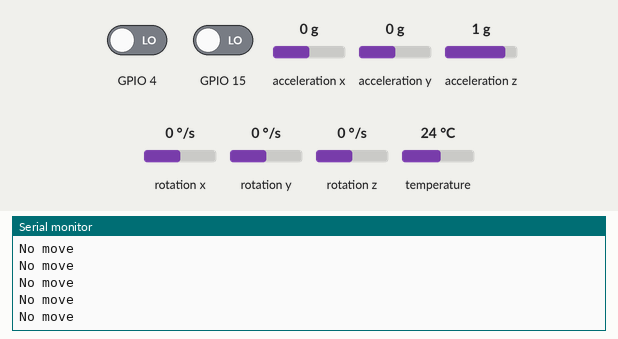
This sketch was run on a simulated ESP32. Parts: the last lines printed to the serial monitor. The test bench sets the inputs (shaded band); at power-on: acceleration x 0 g, GPIO 15 LOW, rotation z 0 °/s, GPIO 4 LOW, acceleration y 0 g, acceleration z 1 g, rotation x 0 °/s, rotation y 0 °/s, temperature 24 °C. USB keyboard and mouse output is not drawn.

Above: at 1.2 s.
1.3 s: acceleration x set to -1.4 g
At 2.2 s:
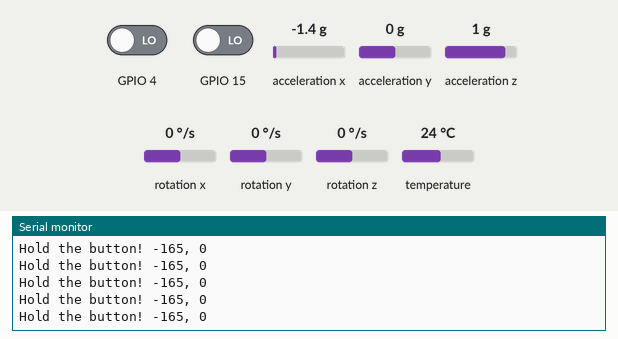
3.2 s: GPIO 15 driven HIGH
At 3.8 s:
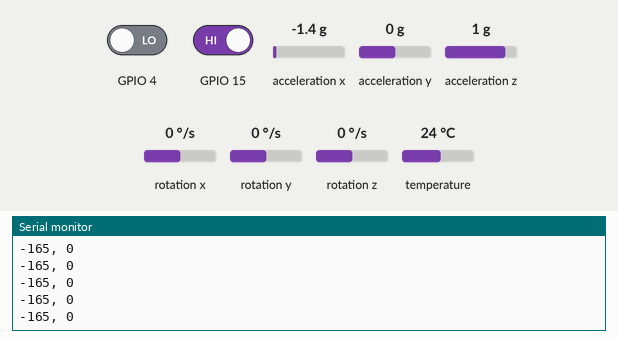
5.1 s: rotation z set to -192 °/s
At 5.9 s:
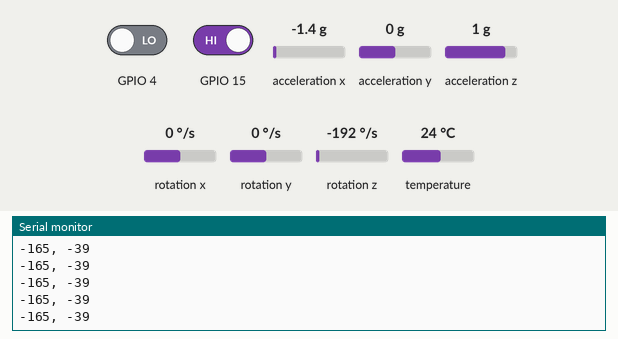
6.6 s: GPIO 15 driven LOW
At 7.6 s:
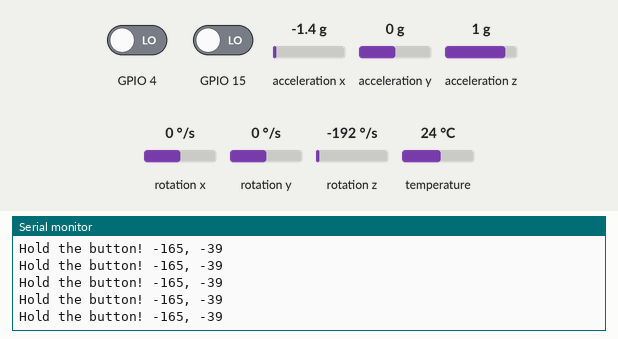
8.1 s: acceleration x set to -0.8 g
At 8.9 s:
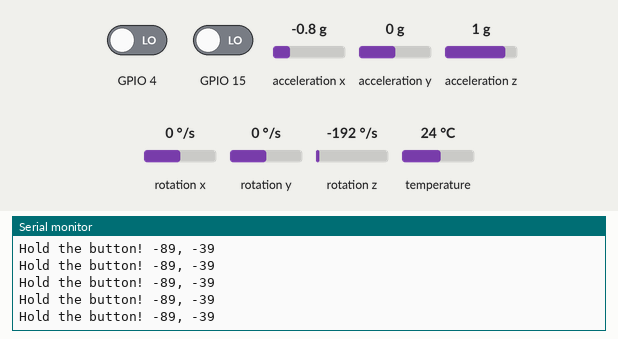

The sketch:

Esp32-Air-Mouse.ino
```cpp
#include <Adafruit_MPU6050.h>
#include <Adafruit_Sensor.h>
#include <Wire.h>
#include <BleMouse.h>
Adafruit_MPU6050 mpu;
BleMouse bleMouse("ESP BLE Mouse");

float accX, gyrZ;
int moveX, moveY;
bool state = 0, flag = 0, hdurum = 0;

void setup() {
  Serial.begin(115200);
  pinMode(4, INPUT);
  pinMode(15, INPUT);
  while (!Serial)
    delay(10);
  Wire.begin();
  if (!mpu.begin()) {
    Serial.println("No MPU6050!");
    while (1) {
      delay(10);
    }
  }
  Serial.println("MPU6050 OK.\nBLE Mouse...");
  bleMouse.begin();
  Serial.println("BLE Mouse begin OK!\nWaiting connection");
  while (!bleMouse.isConnected()) {
    Serial.print(".");
    delay(500);
  }
  Serial.println("\nBLE Mouse connect OK!");
}

void loop() {
  if (bleMouse.isConnected()) {
    sensors_event_t a, g, temp;
    mpu.getEvent(&a, &g, &temp);
    accX = a.gyro.x;
    gyrZ = g.gyro.z;
    moveX = map(accX, -10, 10, -127, 127) * 1,25;
    moveY = map(gyrZ, -10, 10, -127, 127) * 1,25;
    if(moveX == 0 && moveY == 0) {
      Serial.println("No move");
    }
    else {
      hdurum = digitalRead(15);
      if (hdurum == 1) {
        bleMouse.move(moveY, moveX);
      }
      else {
        Serial.print("Hold the button! ");
      }
      Serial.print(String(moveX) + ", " + String(moveY) + "\n");
    }
    state = digitalRead(4);
    if (state == 1 && flag == 0) {
      bleMouse.click(MOUSE_LEFT);
      flag = 1;
    }
    else if (state == 0 && flag == 1) {
      flag = 0;
    }
    }
    delay(20);
}
```

Measured:
- after the input at 1.3 s, the serial monitor: prints a new line at once (image 1)
- after the input at 3.2 s, the serial monitor: prints a new line at once (image 2)
- after the input at 5.1 s, the serial monitor: prints a new line at once (image 3)
- after the input at 6.6 s, the serial monitor: prints a new line at once (image 4)
- after the input at 8.1 s, the serial monitor: prints a new line at once (image 5)
